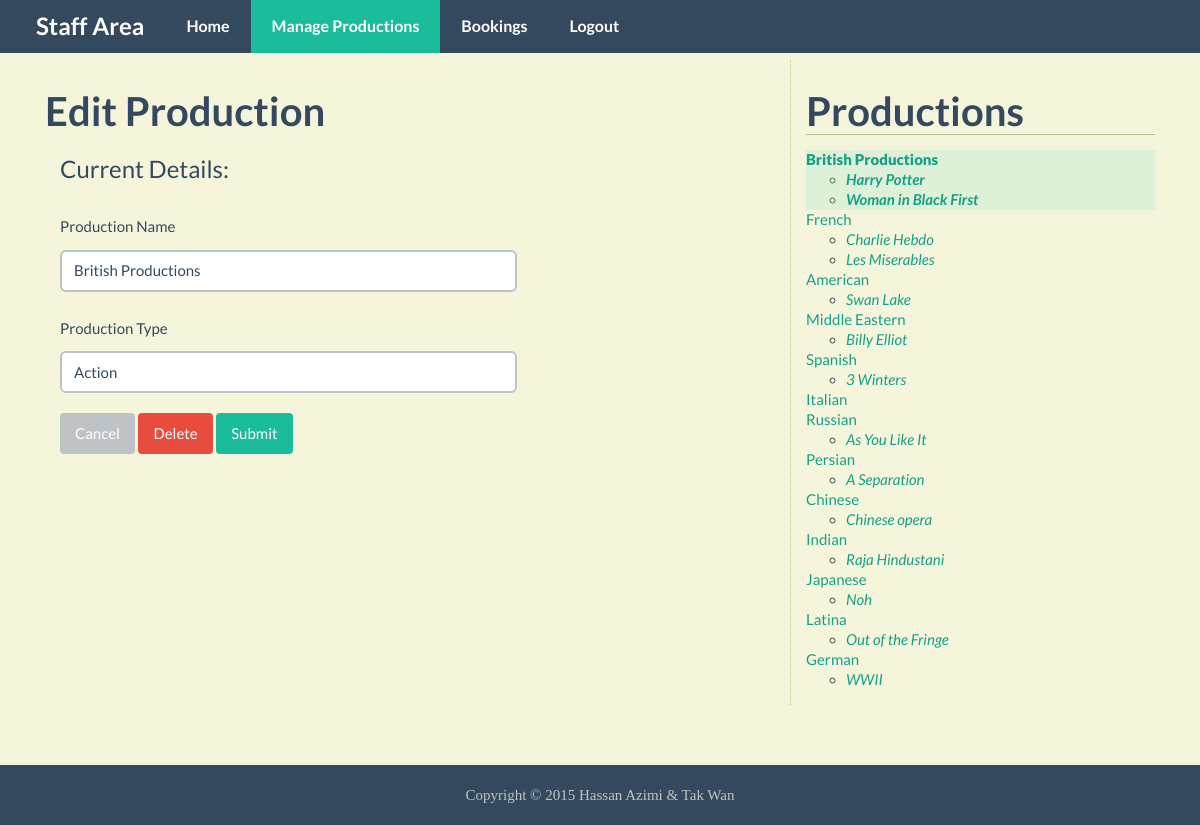
Screenshot of /edit_production.php?production=1 (signed in) with the database file from the repository.
### tables this page shows
CREATE TABLE IF NOT EXISTS `Production` (
`production_id` int(11) NOT NULL,
  `production_name` varchar(50) NOT NULL,
  `production_type` varchar(20) DEFAULT NULL
);

CREATE TABLE IF NOT EXISTS `Performance` (
`performance_id` int(11) NOT NULL,
  `production_id` int(11) NOT NULL,
  `performance_name` varchar(50) NOT NULL,
  `details` text
);

### public/edit_production.php (the view, shortened to what this page needs)
<?php require_once("../includes/db_connection.php"); ?>
<?php require_once("../includes/functions.php"); ?>
<?php find_selected_performance(); ?>
<?php include("../includes/layouts/header.php"); ?>
	<nav class="navbar navbar-inverse navbar-fixed-top">
		<section class="container">
			<div class="navbar-header">
				<a class="navbar-brand" href="staff.php">Staff Area</a>
			</div>
			<div id="navbar" class="collapse navbar-collapse">
				<ul class="nav navbar-nav">
					<li><a href="staff.php">Home</a></li>
					<li class="active"><a href="manage_content.php">Manage Productions</a></li>
					<li><a href="bookings.php">Bookings</a></li>
					<li><a href="logout.php">Logout</a></li>
			</div>
		</section>
	</nav>
	<section class="container">
		<section class="main col-lg-8">
			<h3>Edit Production</h3>
			<form action="edit_production.php?production=<?php echo urldecode($current_production["production_id"]) ?>" method="POST" role="form">
				<fieldset class="col-lg-8">
					<legend>Current Details:</legend>
					<div class="form-group">
						<label for="name">Production Name</label>
						<input type="text" class="form-control" name="name" id="name" value="<?php echo htmlentities($current_production["production_name"]); ?>" placeholder="Production Name" maxlength="50" required>
					</div>
					<div class="form-group">
						<label for="type">Production Type</label>
						<input type="text" class="form-control" name="type" id="type" value="<?php echo htmlentities($current_production["production_type"]); ?>" placeholder="Production Type" maxlength="50" required>
					</div>
					<a href="manage_content.php" class="btn btn-default">Cancel</a>
					<a href="delete_production.php?production=<?php echo urldecode($current_production["production_id"]); ?>" class="btn btn-danger">Delete</a>
					<button type="submit" name="submit" class="btn btn-primary">Submit</button>
				</fieldset>
			</form>
		</section>
		<section class="sidebar col-lg-4">
			<h3>Productions</h3>
			<?php echo navigation($current_production, $current_performance); ?>
		</section>
	</section>
<?php include("../includes/layouts/footer.php"); ?>

### includes/functions.php (shortened to what this page needs)
<?php
function find_all_productions() {
	global $connection;
	$query          = "SELECT * FROM Production ORDER BY production_id ASC";
	$production_set = mysqli_query($connection, $query);
	return $production_set;
}
function find_performances_for_production($production_id) {
	global $connection;
	$safe_production_id = mysqli_real_escape_string($connection, $production_id);
	$query              = "SELECT * FROM Performance WHERE production_id = {$safe_production_id} ORDER BY performance_name ASC";
	$performance_set    = mysqli_query($connection, $query);
	return $performance_set;
}
function find_production_by_id($production_id) {
	global $connection;
	$safe_production_id = mysqli_real_escape_string($connection, $production_id);
	$query              = "SELECT * FROM Production WHERE production_id = {$safe_production_id} LIMIT 1";
	$production_set     = mysqli_query($connection, $query);
	if($production = mysqli_fetch_assoc($production_set)) {
		return $production;
	} else {
		return NULL;
	}
}
function navigation($production_array, $performance_array) {
	$output         = "<ul class='list-unstyled'>";
	$production_set = find_all_productions();
	while($production = mysqli_fetch_assoc($production_set)) {
		$output .= "<li";
		if($production_array && $production["production_id"] == $production_array["production_id"]) {
			$output .= " class='selected alert-success'";
		}
		$output .= ">";
		$output .= "<a href='manage_content.php?production=";
		$output .= urlencode($production["production_id"]);
		$output .= "'>";
		$output .= htmlentities($production["production_name"]);
		$output .= "</a>";
		$performance_set = find_performances_for_production($production["production_id"]);
		$output .= "<ul>";
		while($performance = mysqli_fetch_assoc($performance_set)) {
			$output .= "<li";
			$output .= ">";
			$output .= "<a href='manage_content.php?performance=";
			$output .= urlencode($performance["performance_id"]);
			$output .= "'>";
			$output .= htmlentities($performance["performance_name"]);
			$output .= "</a></li>";
		}
		$output .= "</ul></li>";
	}
	$output .= "</ul>";
	return $output;
}
function find_selected_performance() {
	if(isset($_GET["production"])) {
		$current_production  = find_production_by_id($_GET["production"]);
		$current_performance = NULL;
	} elseif(isset($_GET["performance"])) {
		$current_production  = NULL;
		$current_performance = find_performance_by_id($_GET["performance"]);
	} else {
		$current_production  = NULL;
		$current_performance = NULL;
	}
}

### public/css/custom.css (style rules this page uses)
html { position : relative; min-height : 100%; }
body { margin-bottom : 60px; background-color : #F5F5DC; }
body > .container { padding : 60px 15px; }
.sidebar { border-left : 1px dotted #BDBD89; }
.sidebar h3 { border-bottom : 1px solid #BDBD89; }
.selected { font-weight : 900; }
ul, li { line-height : 20px; font-size : 15px; }
ul > li > ul > li { font-style : italic; }

### rows the page displays
production: name "British Productions", type "Action", value "British Productions"
performance: value "Harry Potter"
performance: value "Woman in Black First"
production: value "French"
performance: value "Charlie Hebdo"
performance: value "Les Miserables"
production: value "American"
performance: value "Swan Lake"
production: value "Middle Eastern"
performance: value "Billy Elliot"
production: value "Spanish"
performance: value "3 Winters"
production: value "Italian"
production: value "Russian"
performance: value "As You Like It"
production: value "Persian"
performance: value "A Separation"
production: value "Chinese"
performance: value "Chinese opera"
production: value "Indian"
performance: value "Raja Hindustani"
production: value "Japanese"
performance: value "Noh"
production: value "Latina"
performance: value "Out of the Fringe"
production: value "German"
performance: value "WWII"
